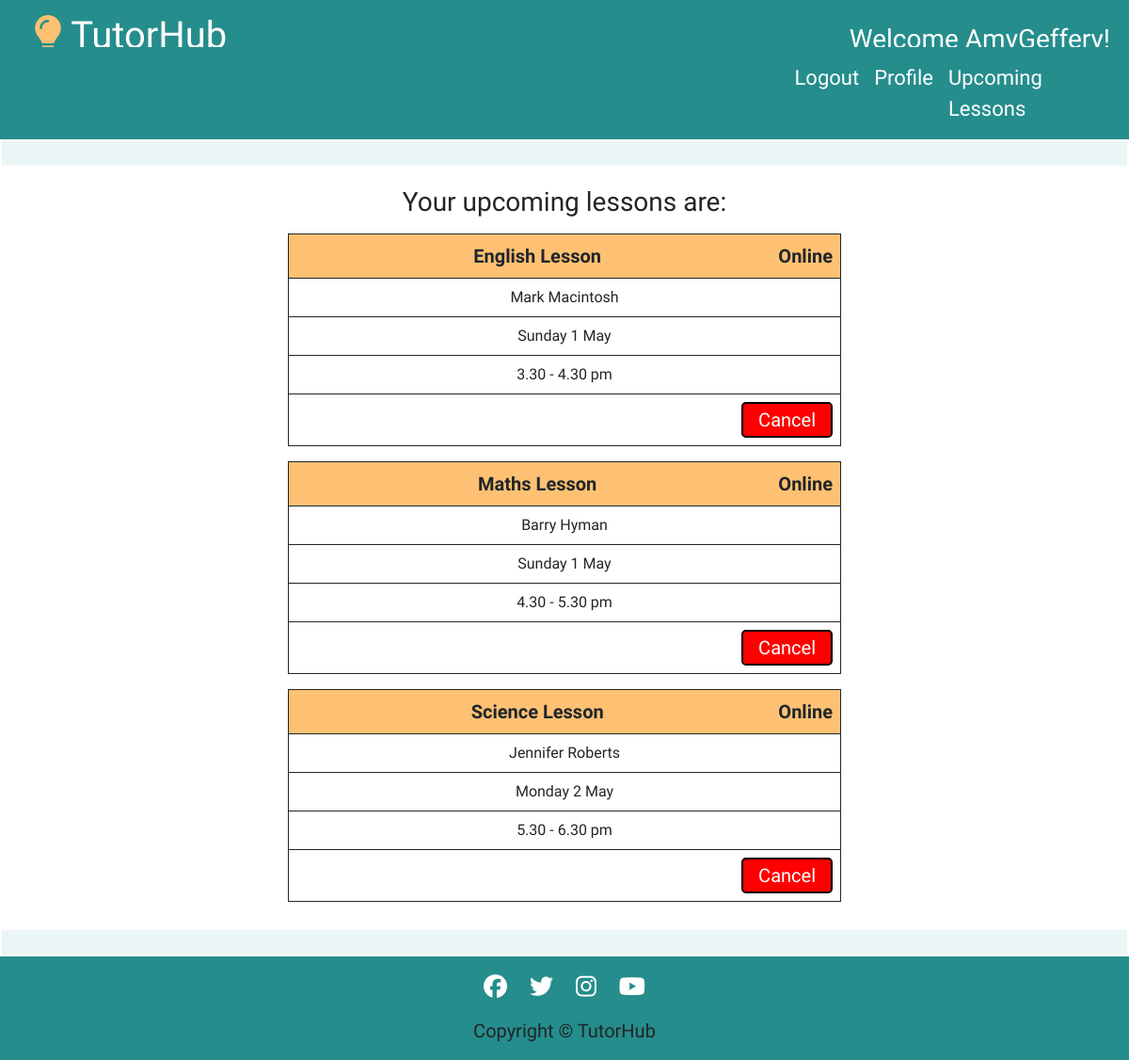
Page /profile/upcoming_lessons/ (signed in) on the committed database.
### tutorprofile/models.py (models this page shows, shortened)
class Booking(models.Model):
    date = models.CharField(max_length=50)
    time = models.CharField(max_length=50)
    tutor = models.CharField(max_length=50, null=True, blank=True)
    subject = models.CharField(max_length=50, null=True, blank=True)
    student = models.ForeignKey(User, on_delete=models.CASCADE)

### userprofile/views.py (the view)
# urls.py: path('upcoming_lessons/', views.upcoming_lessons, name='upcoming_lessons'),
def upcoming_lessons(request):
    template = 'userprofile/upcoming_lessons.html'
    context = {
        'bookings': Booking.objects.filter(student=request.user),
    }
    return render(request, template, context)

### userprofile/templates/userprofile/upcoming_lessons.html (shortened to what this page needs)
{% extends "base.html" %}
{% load static %}
{% block content %}
<div class="row placeholder" id="placeholder-top">
</div>
<div class="container-fluid">
    <div class="row">
        <div class="col-12">
            <div class="row center">
                <h3>Your upcoming lessons are:</h3>
                {% for booking in bookings %}
                <div class="col-12">
                    <table class="table-space table-width-bookings">
                        <tr>
                            <td class="bold">{{ booking.subject }} Lesson <span class="type">Online</span></td>
                        </tr>
                        <tr>
                            <td>{{ booking.tutor }}</td>
                        </tr>
                        <tr>
                            <td class="booking-dates">{{ booking.date }}</td>
                        </tr>
                        <tr>
                            <td>{{ booking.time }}</td>
                        </tr>
                        <tr>
                            <td>
                                <button class="btn btn-delete btn-lg" value="{{ booking.id }}">Cancel</button>
                            </td>
                        </tr>
                    </table>
                </div>
            {% endfor %}
    </div>
</div>
<div class="row placeholder" id="placeholder-bottom">
</div>
{% endblock %}

### templates/base.html (shortened to what this page needs)
{% load static %}
<!DOCTYPE html>
<html lang="en">
<head>
    <link rel="stylesheet" href="https://cdnjs.cloudflare.com/ajax/libs/font-awesome/5.15.3/css/all.min.css">
    <link href="https://cdn.jsdelivr.net/npm/bootstrap@5.0.1/dist/css/bootstrap.min.css" rel="stylesheet"
>
    <link rel="stylesheet" href="{% static 'css/style.css' %}">
</head>
<body>
    <div class="col-12 header-nav">
        <a class="nav-link" id="nav-title" href="{% url 'index' %}"><i class="fa-solid fa-lightbulb"></i> TutorHub</a>
        {% if user.is_authenticated %}
            <h3 id="username-right">Welcome {{ user.username }}!</h3>
        {% endif %}
    </div>
    <nav class="navbar navbar-expand navbar-light">
        <div class="conatiner-fluid">
            <div class="row">
                <div class="col-8 nav-elements">
                    <ul class="navbar-nav mb-lg-0">
                        {% if user.is_authenticated %}
                        <li class="nav-item">
                            <a class="nav-link" href="{% url 'account_logout' %}">Logout</a>
                        </li>
                        <li class="nav-item">
                            <a class="nav-link" href="{% url 'profile' %}">Profile</a>
                        </li>
                        <li class="nav-item">
                            <a class="nav-link-upcoming-lessons nav-link" href="{% url 'upcoming_lessons' %}">Upcoming Lessons</a>
                        </li>
                        {% endif %}
                    </ul>
                </div>
            </div>
        </div>
    </nav>
    <main>
        {% block content %}{% endblock content %}
    </main>
    <footer>
        <div class="container-fluid">
            <div class="row center footer">
                <ul>
                    <li><a href="https://www.facebook.com/" target="_blank" rel="noopener"
                            aria-label="Click here to go to our facebook page"><i class="fab fa-facebook"></i></a></li>
                    <li><a href="https://www.twitter.com/" target="_blank" rel="noopener"
                            aria-label="Click here to go to our twitter page"><i class="fab fa-twitter"></i></a></li>
                    <li><a href="https://www.instagram.com/" target="_blank" rel="noopener"
                            aria-label="Click here to go to our instagram page"><i class="fab fa-instagram"></i></a></li>
                    <li><a href="https://www.youtube.com/" target="_blank" rel="noopener"
                            aria-label="Click here to go to our youtube page"><i class="fab fa-youtube"></i></a></li>
                </ul>
                <p class="footer-text">Copyright © TutorHub</p>
            </div>
        </div>
    </footer>
</body>
</html>

### static/css/style.css (style rules this page uses)
html, body { max-width: 100%; overflow-x: hidden; font-family: 'Hubballi', cursive; }
.center { text-align: center; }
.navbar { background-color: #258d8c; justify-content: right; }
.nav-link-upcoming-lessons { width: 200px; }
.navbar-light .navbar-nav .nav-link { color: white; }
.header-nav { height: 50px; color: white; padding-top: 5px; font-size: 30px; background-color: #258d8c; color: white; display: flex; position: relative; }
.header-nav a { margin-bottom: 0; text-decoration: none; color: white; }
.nav-elements { font-size: 22px; }
.placeholder { background-color: #258d8c17; border: solid 2px white; padding: 0; height: 30px; margin: auto; margin-bottom: 20px; margin-top: 20px; }
#placeholder-top { padding: 0; margin-top: 0; }
#placeholder-bottom { padding: 0; margin-bottom: 0; }
.bold { background-color: #fec173; font-weight: bold; font-size: 20px; }
#username-right { position: absolute; right: 20px; top: 25px; margin-bottom: 0; }
#nav-title { position: absolute; left: 20px; top: 0px; font-size: 40px; }
#nav-title i { color: #fec173; }
.table-width-bookings { width: 50%; margin: auto; margin-top: 8px; margin-bottom: 8px; }
.table-width-bookings td { padding: 8px; }
th, td { border: 1px solid; }
.btn-delete { padding-top: 2px; padding-bottom: 2px; background-color: #d85153; border: 2px solid black; color: white; float: right; }
.type { float: right; }
.footer { background-color: #258d8c; }
.footer-text { font-size: 20px; }
.footer li { display: inline; padding: 10px; }
.footer li i { color: white; font-size: 25px; margin-top: 20px; }

### rows in the picture
Booking: subject "English", tutor "Mark Macintosh", date "Sunday 1 May", time "3.30 - 4.30 pm", {{ booking.id }} 219 (drawn)
Booking: subject "Maths", tutor "Barry Hyman", date "Sunday 1 May", time "4.30 - 5.30 pm", {{ booking.id }} 220 (drawn)
Booking: subject "Science", tutor "Jennifer Roberts", date "Monday 2 May", time "5.30 - 6.30 pm", {{ booking.id }} 221 (drawn)

### other values in the picture
{{ user.username }} "AmyGeffery"
